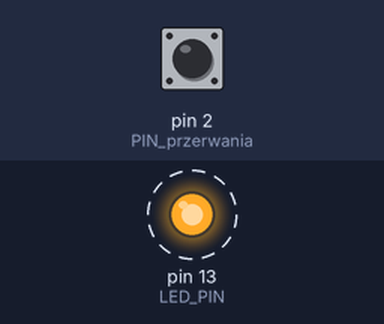
The sketch below on a simulated Arduino Uno, built with avr-gcc and run on an emulated ATmega328P. Parts: output pins drawn as LEDs (lit = HIGH). Dashed ring = blinking. The test bench sets the inputs (shaded band); at power-on: pin 2 (PIN_przerwania) HIGH. What the sketch prints to the serial monitor is not drawn.

Above: at 1.2 s.
1.3 s: pin 2 (PIN_przerwania) pulled LOW for 0.15 s
4.3 s: pin 2 (PIN_przerwania) pulled LOW for 1 s
Timing chart, 0 to 13.3 s (numbered marks = the images above; inputs shaded):
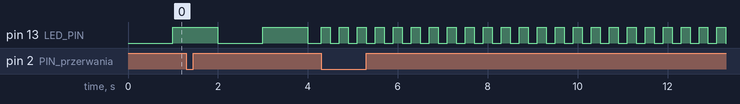

Measured:
- after the input at 4.3 s, pin 13 (LED_PIN): alternates HIGH for 0.20 s and LOW for 0.20 s, starting at once

The sketch:

lab4_zad2.ino
```cpp
#define LED_PIN 13
const byte PIN_przerwania = 2;
volatile int czas_diody = 1000;
volatile int czas_przycisku = 0;

void setup() {
  pinMode(LED_PIN, OUTPUT);
  pinMode(PIN_przerwania, INPUT_PULLUP);
  Serial.begin(9600);
  attachInterrupt(digitalPinToInterrupt(PIN_przerwania), przycisk, FALLING);
}

void loop() {
  blink(czas_diody);
}

void blink(int czas_zadany) {
  unsigned long static czas = 0;
  int static d_OnOff = 0;
  if(czas_zadany <= (millis() - czas)){
    czas = millis();
    switch(d_OnOff){
      case 0:
      	digitalWrite(LED_PIN, HIGH);
      	d_OnOff = 1;
      	break;
      case 1:
      	digitalWrite(LED_PIN, LOW);
      	d_OnOff = 0;
      	break;
    }
  }
}

void przycisk(){
  bool static stan = false;
  if(czas_przycisku <= (millis() - 300)){
    czas_przycisku = millis();
    stan = !stan;
  }
  if(stan){
    czas_diody = 1000;
    Serial.println("Alarm OFF");
  }
  else{
  	czas_diody = 200;
    Serial.println("Alarm ON");
  }
}
```
